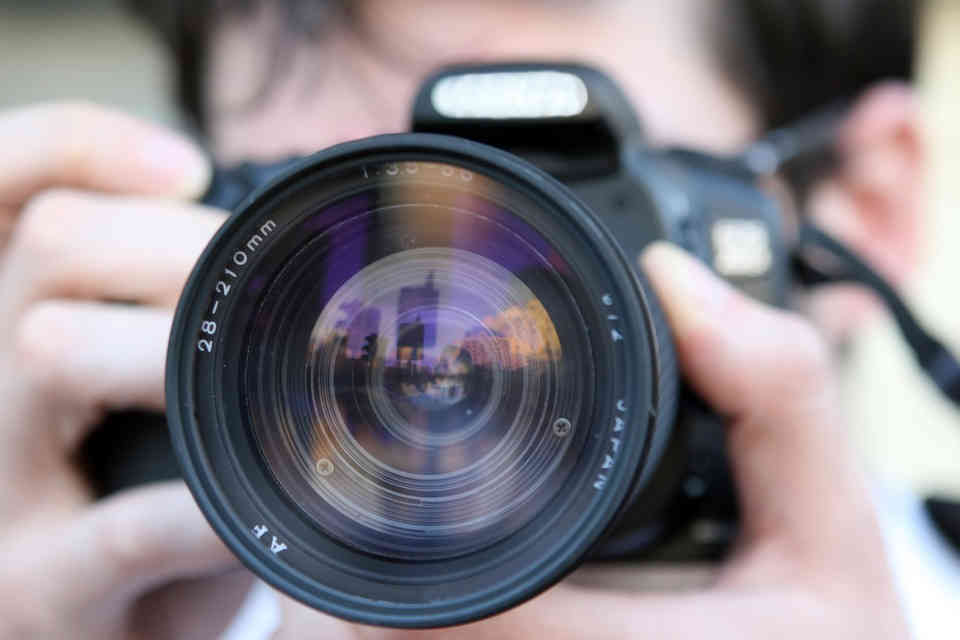
#> input picture img/obraz.jpg, 960 x 640 px
$ python zadanie1.py
#> lines starting #> are read from the running program, lines starting #| are printed output that depends on the picture
import cv2

img = cv2.imread('img/obraz.jpg')
#> img is the input picture: shape (640, 960, 3); mean B, G, R 136.1, 129.7, 136
(h,w) = img.shape[:2]
#> h = 640; w = 960
(x,y) = w//2,h//2
#> x = 480; y = 320
M = cv2.getRotationMatrix2D((x,y),45,1)
rotated = cv2.warpAffine(img,M,(w,h))
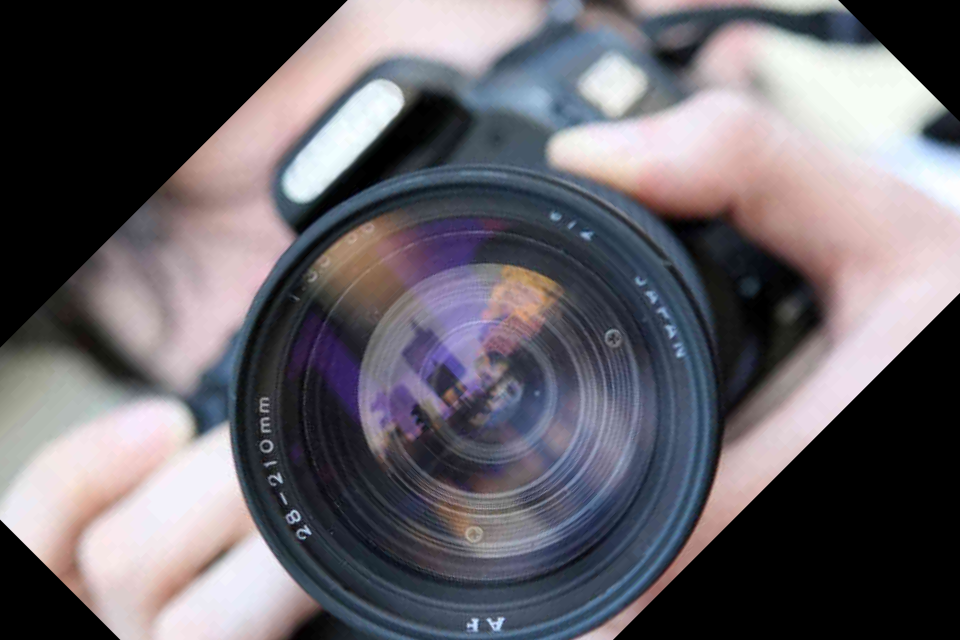
#> rotated: shape (640, 960, 3); mean B, G, R 104.7, 98.5, 102.4
cv2.imshow('obraz2',img)
cv2.imshow('obraz', rotated)
cv2.waitKey(0)

$ run again, with img/R.jpg copied over img/obraz.jpg
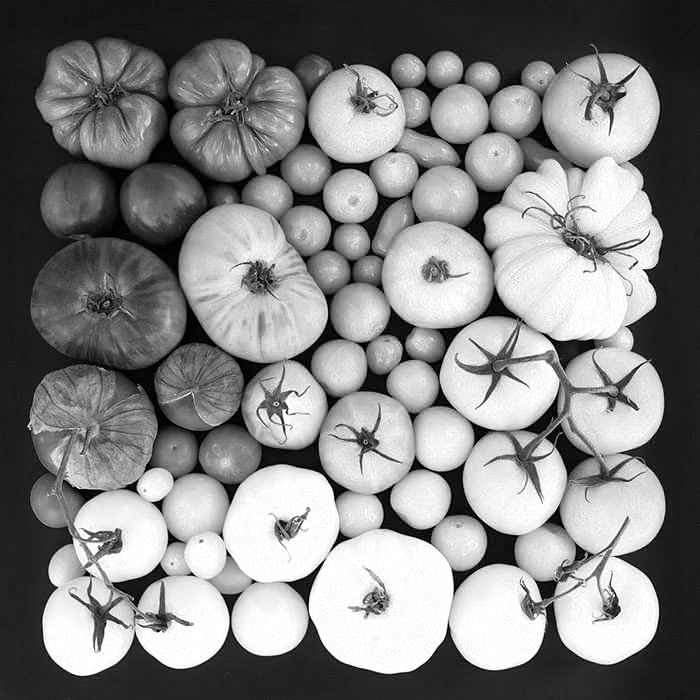
#> input picture img/R.jpg, 700 x 700 px
#> img is the input picture: shape (700, 700, 3); min 0, max 255, mean 131.1
#> `rotated = cv2.warpAffine(img,M,(w,h))`:
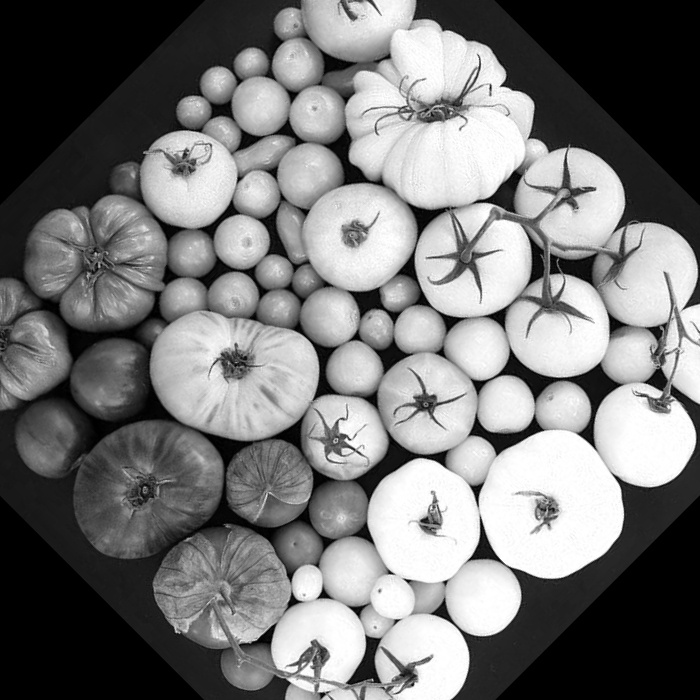
#> rotated: shape (700, 700, 3); min 0, max 255, mean 118.1
